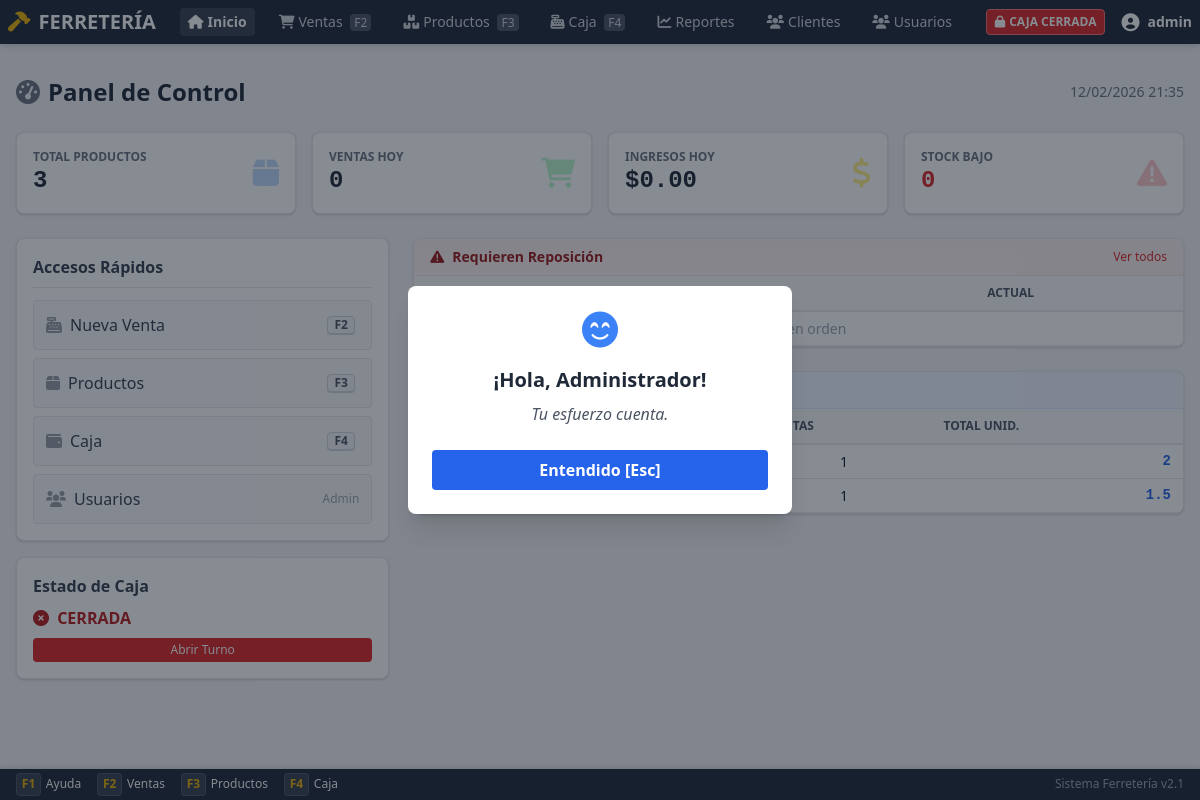
Page /public/dashboard.php (signed in) on the earlier database version.
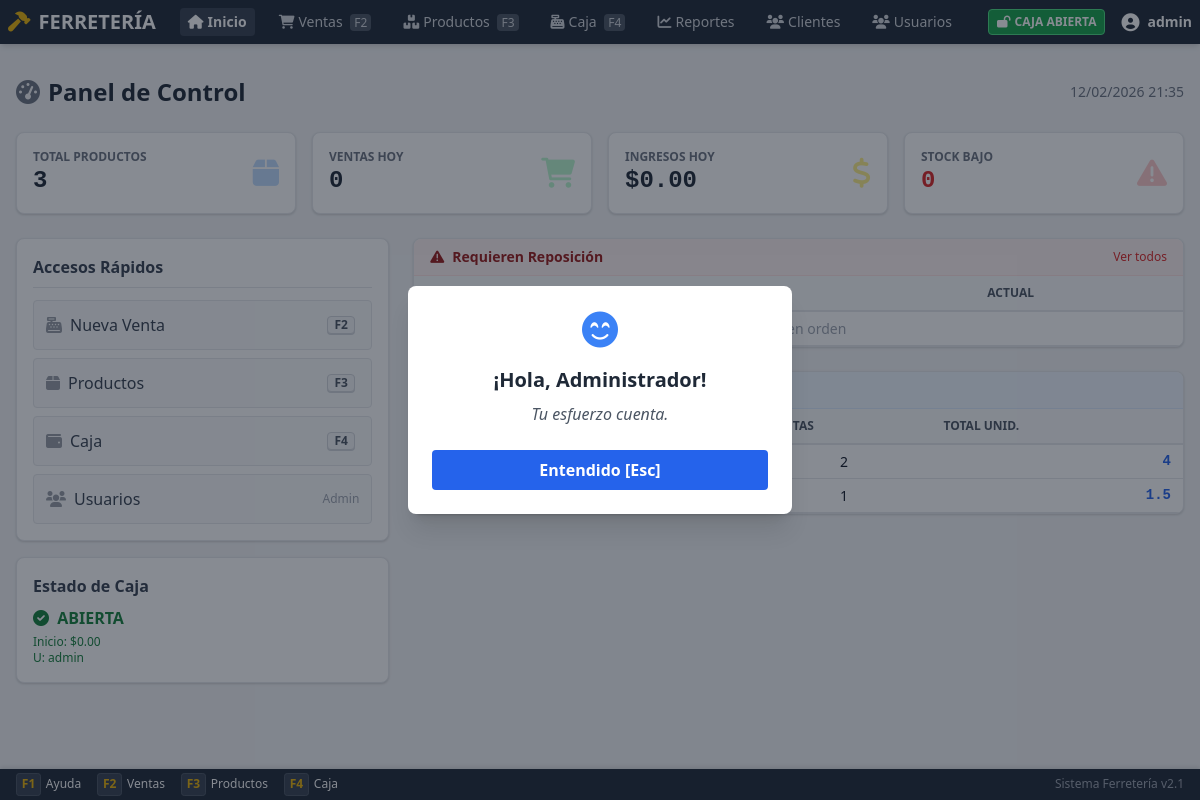
Same page on the later database version.
### tables this page shows
CREATE TABLE `turnos_caja` (
  `id` int(11) NOT NULL,
  `user_id` int(11) NOT NULL,
  `usuario_id` int(11) DEFAULT NULL,
  `usuario_nombre` varchar(100) DEFAULT NULL,
  `monto_inicial` decimal(10,2) NOT NULL DEFAULT 0.00,
  `monto_final` decimal(10,2) DEFAULT NULL,
  `monto_esperado` decimal(10,2) DEFAULT NULL,
  `diferencia` decimal(10,2) DEFAULT NULL,
  `estado` enum('abierto','cerrado') DEFAULT 'abierto',
  `fecha_apertura` timestamp NOT NULL DEFAULT current_timestamp(),
  `fecha_cierre` timestamp NULL DEFAULT NULL,
  `notas_apertura` text DEFAULT NULL,
  `notas_cierre` text DEFAULT NULL,
  `cerrado_por` int(11) DEFAULT NULL
);

### app/Core/Database.php (called while the page is built, shortened)
<?php
class Database
{
    private static $instance = null;
    private $pdo;
    private function __construct()
    {
        try {
            $dsn = sprintf(
                "mysql:host=%s;dbname=%s;charset=%s",
                DB_HOST,
                DB_NAME,
                DB_CHARSET
            );
            $options = [
                PDO::ATTR_ERRMODE => PDO::ERRMODE_EXCEPTION,
                PDO::ATTR_DEFAULT_FETCH_MODE => PDO::FETCH_ASSOC,
                PDO::ATTR_EMULATE_PREPARES => false,
                PDO::MYSQL_ATTR_INIT_COMMAND => "SET NAMES " . DB_CHARSET
            ];
            $this->pdo = new PDO($dsn, DB_USER, DB_PASS, $options);
        } catch (PDOException $e) {
            Logger::error('Database connection failed', [
                'error' => $e->getMessage()
            ]);
            die('Error de conexión a la base de datos. Por favor contacte al administrador.');
        }
    }
    public static function getInstance()
    {
        if (self::$instance === null) {
            self::$instance = new self();
        }
        return self::$instance;
    }
    public function query($sql, $params = [])
    {
        try {
            $stmt = $this->pdo->prepare($sql);
            $stmt->execute($params);
            return $stmt;
        } catch (PDOException $e) {
            Logger::error('Database query failed', [
                'sql' => $sql,
                'error' => $e->getMessage()
            ]);
            throw $e;
        }
    }
    public function fetchOne($sql, $params = [])
    {
        $stmt = $this->query($sql, $params);
        return $stmt->fetch();
    }
    public function fetchAll($sql, $params = [])
    {
        $stmt = $this->query($sql, $params);
        return $stmt->fetchAll();
    }
}

### app/helpers.php (called while the page is built, shortened)
<?php
if (!function_exists('canAccess')) {
    function canAccess($section)
    {
        $role = strtolower($_SESSION['role']);
        if ($role === 'admin') {
            return true;
        }
        return false;
    }
}

### public/dashboard.php (the view, shortened to what the changed rows need)
<?php
$userId = $_SESSION['user_id'];
$db = Database::getInstance();
try {
    $topProductos = $db->fetchAll("
        SELECT p.nombre,
               SUM(vd.cantidad) as total_vendido,
               COUNT(DISTINCT v.id) as num_ventas
        FROM productos p
        INNER JOIN venta_detalles vd ON p.id = vd.producto_id
        INNER JOIN ventas v ON vd.venta_id = v.id
        WHERE v.fecha >= DATE_SUB(NOW(), INTERVAL 7 DAY)
        GROUP BY p.id, p.nombre
        ORDER BY total_vendido DESC
        LIMIT 5
    ");
} catch (Exception $e) {
    $totalProductos = 0; $productosStockBajo = 0; $ventasHoy = 0; $ingresosHoy = 0; $productosBajos = []; $topProductos = [];
}
$turnoAbierto = null;
if (canAccess('cash')) {
    $turnoAbierto = $db->fetchOne("SELECT * FROM turnos_caja WHERE user_id = ? AND estado = 'abierto'", [$userId]);
}
?>
<!DOCTYPE html>
<html lang="es">
<head>
    <script src="assets/js/tailwindcss.js"></script>
    <link href="assets/css/fontawesome.min.css" rel="stylesheet">
</head>
<body class="bg-gray-100 flex flex-col min-h-screen pb-12">
    <?php include __DIR__ . '/../includes/nav.php'; ?>
    <div class="max-w-7xl mx-auto px-4 py-8 w-full flex-1">
        <div class="flex justify-between items-center mb-6">
            <h1 class="text-2xl font-bold text-gray-800">
                <i class="fas fa-tachometer-alt mr-2 text-gray-500"></i>Panel de Control
            </h1>
        </div>
        <div class="grid grid-cols-1 lg:grid-cols-3 gap-6">
            <div class="lg:col-span-1">
                <?php if (canAccess('cash')): ?>
                <div class="card-compact p-4 <?php echo $turnoAbierto ? 'border-green-200 bg-green-50' : 'border-red-200 bg-red-50'; ?>">
                    <?php if ($turnoAbierto): ?>
                        <div class="text-green-700">
                            <i class="fas fa-check-circle mr-1"></i> <strong>ABIERTA</strong>
                            <p class="text-xs mt-1">Inicio: $<?php echo number_format($turnoAbierto['monto_inicial'], 2); ?></p>
                            <p class="text-xs">U: <?php echo $turnoAbierto['usuario_nombre']; ?></p>
                        </div>
                    <?php else: ?>
                        <div class="text-red-700">
                            <i class="fas fa-times-circle mr-1"></i> <strong>CERRADA</strong>
                            <a href="cash.php" class="block mt-2 text-center text-xs bg-red-600 text-white py-1 rounded hover:bg-red-700">Abrir Turno</a>
                        </div>
                    <?php endif; ?>
                </div>
                <?php endif; ?>
            </div>
            <div class="lg:col-span-2 space-y-6">
                <?php if ($_SESSION['role'] !== 'cajero'): ?>
                <div class="card-compact overflow-hidden">
                    <div class="overflow-x-auto">
                        <table class="dense-table">
                            <thead>
                                <tr>
                                    <th>Producto</th>
                                    <th class="text-center">Stock Limit</th>
                                    <th class="text-center">Actual</th>
                                </tr>
                            </thead>
                        </table>
                    </div>
                </div>
                <?php endif; ?>
                <div class="card-compact overflow-hidden">
                    <div class="overflow-x-auto">
                        <table class="dense-table">
                            <thead>
                                <tr>
                                    <th>Producto</th>
                                    <th class="text-center">Ventas</th>
                                    <th class="text-right">Total Unid.</th>
                                </tr>
                            </thead>
                            <tbody>
                                <?php foreach ($topProductos as $p): ?>
                                    <tr>
                                        <td class="font-medium"><?php echo htmlspecialchars($p['nombre']); ?></td>
                                        <td class="text-center"><?php echo $p['num_ventas']; ?></td>
                                        <td class="text-right font-bold text-blue-600 font-mono-num"><?php echo round($p['total_vendido'], 1); ?></td>
                                    </tr>
                                <?php endforeach; ?>
                            </tbody>
                        </table>
                    </div>
                </div>
            </div>
        </div>
    </div>
</body>
</html>

### includes/nav.php (shortened to what the changed rows need)
<?php
$turnoAbiertoNav = false;
if (isset($_SESSION['user_id'])) {
    $dbNav = Database::getInstance();
    $turnoAbiertoNav = $dbNav->fetchOne("SELECT id FROM turnos_caja WHERE user_id = ? AND estado = 'abierto'", [$_SESSION['user_id']]);
}
?>
<link href="assets/css/styles.css" rel="stylesheet">
<nav class="bg-gray-800 text-white p-2 flex justify-between items-center shadow-md sticky top-0 z-40">
    <div class="flex items-center gap-4 text-sm">
        <?php if ($turnoAbiertoNav): ?>
            <span class="bg-green-600 px-2 py-1 rounded text-xs font-bold border border-green-400">
                <i class="fas fa-lock-open mr-1"></i>CAJA ABIERTA
            </span>
        <?php else: ?>
            <span class="bg-red-600 px-2 py-1 rounded text-xs font-bold border border-red-400 animate-pulse">
                <i class="fas fa-lock mr-1"></i>CAJA CERRADA
            </span>
        <?php endif; ?>
        <div class="relative group">
            <button class="flex items-center hover:text-yellow-400 focus:outline-none">
            </button>
        </div>
    </div>
</nav>

Differences in the rows shown:
added turnos_caja: monto_inicial "0.00", usuario_nombre "admin"
Other differences:
text no longer shown: "CAJA CERRADA CERRADA Abrir Turno"
text now shown: "CAJA ABIERTA ABIERTA Inicio: $ U:"
new list line: "2 4"
list line gone: "1 2"
